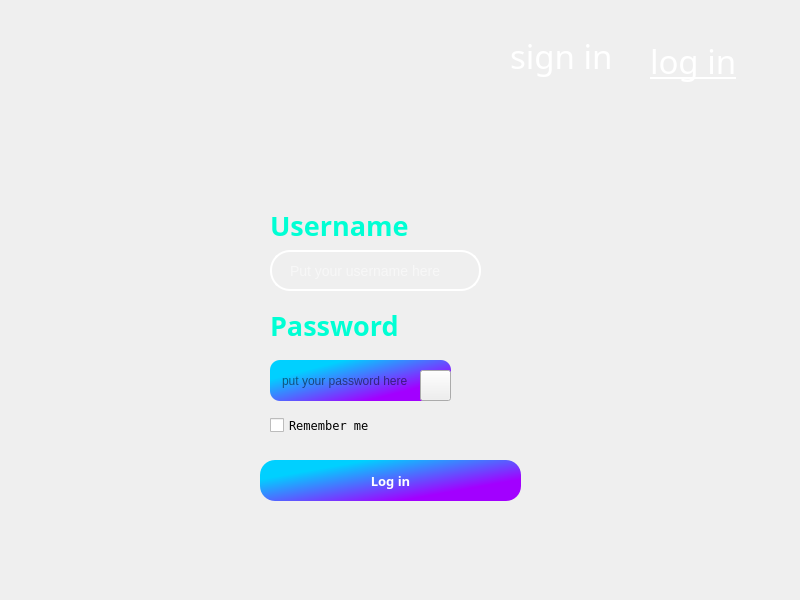
<?xml version="1.0" encoding="UTF-8"?>
<ui version="4.0">
 <class>Form</class>
 <widget class="QWidget" name="Form">
  <property name="geometry">
   <rect>
    <x>0</x>
    <y>0</y>
    <width>800</width>
    <height>600</height>
   </rect>
  </property>
  <property name="windowTitle">
   <string>Form</string>
  </property>
  <widget class="QLabel" name="label">
   <property name="geometry">
    <rect>
     <x>-10</x>
     <y>10</y>
     <width>811</width>
     <height>601</height>
    </rect>
   </property>
   <property name="text">
    <string/>
   </property>
   <property name="pixmap">
    <pixmap>../img/original-41d71b37aff8a5479729279fbc6bd47e.webp</pixmap>
   </property>
  </widget>
  <widget class="QLabel" name="label_4">
   <property name="geometry">
    <rect>
     <x>220</x>
     <y>20</y>
     <width>421</width>
     <height>191</height>
    </rect>
   </property>
   <property name="font">
    <font>
     <family>Arial Rounded MT</family>
     <pointsize>35</pointsize>
     <bold>true</bold>
    </font>
   </property>
   <property name="styleSheet">
    <string notr="true">color:rgb(30, 255, 240)</string>
   </property>
   <property name="text">
    <string/>
   </property>
   <property name="pixmap">
    <pixmap>../../../../../Downloads/images-removebg-preview (1).png</pixmap>
   </property>
  </widget>
  <widget class="QLabel" name="label_2">
   <property name="geometry">
    <rect>
     <x>510</x>
     <y>20</y>
     <width>131</width>
     <height>71</height>
    </rect>
   </property>
   <property name="font">
    <font>
     <family>Britannic</family>
     <pointsize>25</pointsize>
    </font>
   </property>
   <property name="styleSheet">
    <string notr="true">color:rgb(255, 255, 255)</string>
   </property>
   <property name="text">
    <string>sign in</string>
   </property>
  </widget>
  <widget class="QLabel" name="label_3">
   <property name="geometry">
    <rect>
     <x>650</x>
     <y>30</y>
     <width>111</width>
     <height>61</height>
    </rect>
   </property>
   <property name="font">
    <font>
     <family>Britannic</family>
     <pointsize>25</pointsize>
     <underline>true</underline>
    </font>
   </property>
   <property name="styleSheet">
    <string notr="true">color:rgb(255, 255, 255)</string>
   </property>
   <property name="text">
    <string>log in</string>
   </property>
  </widget>
  <widget class="QLabel" name="label_5">
   <property name="geometry">
    <rect>
     <x>270</x>
     <y>210</y>
     <width>151</width>
     <height>31</height>
    </rect>
   </property>
   <property name="font">
    <font>
     <family>Arial Rounded MT</family>
     <pointsize>20</pointsize>
     <bold>true</bold>
    </font>
   </property>
   <property name="styleSheet">
    <string notr="true">color:rgb(0, 255, 212)</string>
   </property>
   <property name="text">
    <string>Username</string>
   </property>
  </widget>
  <widget class="QLineEdit" name="txt_name">
   <property name="geometry">
    <rect>
     <x>270</x>
     <y>250</y>
     <width>211</width>
     <height>41</height>
    </rect>
   </property>
   <property name="styleSheet">
    <string notr="true">background-color:qlineargradient(spread:pad, x1:0.174033, y1:0.276, x2:1, y2:1, stop:0 rgba(0, 208, 255, 255), stop:0.679558 rgba(162, 0, 255, 255));
border: 2px solid white;
 border-radius: 20px;
 padding: 10px 16px;
background-color: transparent;
 color: white;
    font-size: 14px;</string>
   </property>
   <property name="placeholderText">
    <string>Put your username here</string>
   </property>
  </widget>
  <widget class="QLabel" name="label_7">
   <property name="geometry">
    <rect>
     <x>270</x>
     <y>310</y>
     <width>131</width>
     <height>31</height>
    </rect>
   </property>
   <property name="font">
    <font>
     <family>Arial Rounded MT</family>
     <pointsize>20</pointsize>
     <bold>true</bold>
    </font>
   </property>
   <property name="styleSheet">
    <string notr="true">color:rgb(0, 255, 212)</string>
   </property>
   <property name="text">
    <string>Password</string>
   </property>
  </widget>
  <widget class="QLineEdit" name="password">
   <property name="geometry">
    <rect>
     <x>270</x>
     <y>360</y>
     <width>181</width>
     <height>41</height>
    </rect>
   </property>
   <property name="styleSheet">
    <string notr="true">background-color:qlineargradient(spread:pad, x1:0.174033, y1:0.276, x2:1, y2:1, stop:0 rgba(0, 208, 255, 255), stop:0.679558 rgba(162, 0, 255, 255));
border-radius: 10px;
padding: 10px</string>
   </property>
   <property name="echoMode">
    <enum>QLineEdit::EchoMode::Password</enum>
   </property>
   <property name="placeholderText">
    <string>put your password here</string>
   </property>
  </widget>
  <widget class="QPushButton" name="pushButton">
   <property name="geometry">
    <rect>
     <x>260</x>
     <y>460</y>
     <width>261</width>
     <height>41</height>
    </rect>
   </property>
   <property name="font">
    <font>
     <family>Arial Rounded MT</family>
     <pointsize>10</pointsize>
     <bold>true</bold>
    </font>
   </property>
   <property name="styleSheet">
    <string notr="true">background-color:qlineargradient(spread:pad, x1:0.174033, y1:0.276, x2:1, y2:1, stop:0 rgba(0, 208, 255, 255), stop:0.679558 rgba(162, 0, 255, 255));
color:rgb(255, 255, 255);
border-radius: 15px</string>
   </property>
   <property name="text">
    <string>Log in</string>
   </property>
  </widget>
  <widget class="QCheckBox" name="checkBox">
   <property name="geometry">
    <rect>
     <x>270</x>
     <y>410</y>
     <width>141</width>
     <height>31</height>
    </rect>
   </property>
   <property name="font">
    <font>
     <family>Fixedsys</family>
     <pointsize>9</pointsize>
    </font>
   </property>
   <property name="text">
    <string>Remember me</string>
   </property>
  </widget>
  <widget class="QPushButton" name="btn_eye">
   <property name="geometry">
    <rect>
     <x>420</x>
     <y>370</y>
     <width>31</width>
     <height>31</height>
    </rect>
   </property>
   <property name="text">
    <string/>
   </property>
   <property name="icon">
    <iconset>
     <normaloff>../../../../../Downloads/eye-slash-solid (1).svg</normaloff>../../../../../Downloads/eye-slash-solid (1).svg</iconset>
   </property>
  </widget>
 </widget>
 <resources/>
 <connections/>
</ui>
